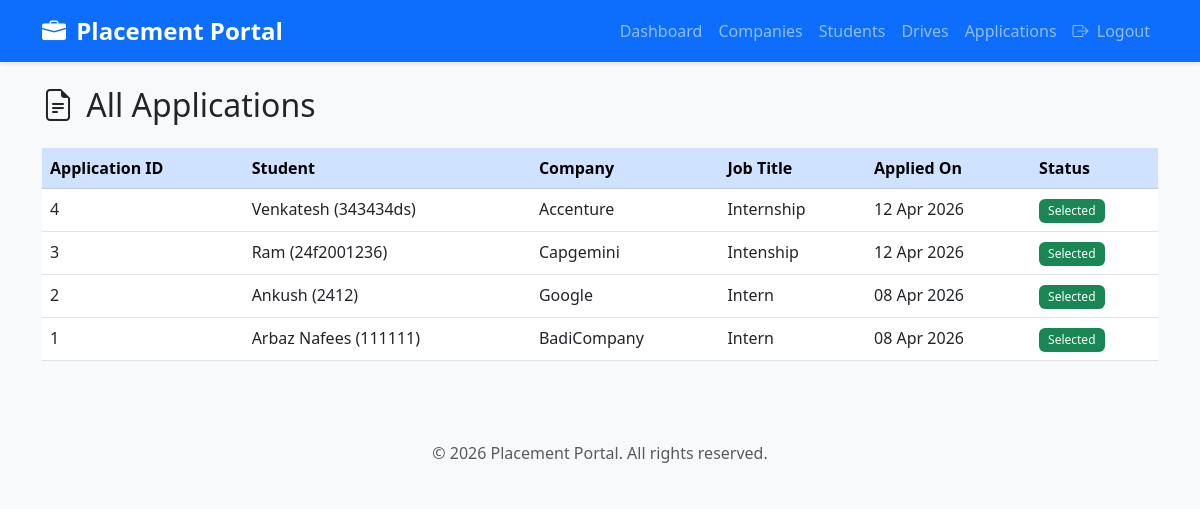
The page /admin/applications (signed in) on the database its author committed.
### models.py (models this page shows, shortened)
class Application(db.Model):
    __tablename__ = 'application'
    id = db.Column(db.Integer, primary_key=True)
    student_id = db.Column(db.Integer, db.ForeignKey('student.id'), nullable=False)
    drive_id = db.Column(db.Integer, db.ForeignKey('placement_drive.id'), nullable=False)
    application_date = db.Column(db.DateTime, default=datetime.utcnow)
    status = db.Column(db.String(20), default='Applied')  # Applied, Shortlisted, Selected, Rejected
    cover_letter = db.Column(db.Text)
    __table_args__ = (
        db.UniqueConstraint('student_id', 'drive_id', name='unique_application'),
    )

class Student(UserMixin, db.Model):
    __tablename__ = 'student'
    id = db.Column(db.Integer, primary_key=True)
    roll_number = db.Column(db.String(20), unique=True, nullable=False)
    name = db.Column(db.String(100), nullable=False)
    email = db.Column(db.String(120), unique=True, nullable=False)
    password_hash = db.Column(db.String(200), nullable=False)
    phone = db.Column(db.String(15), nullable=False)
    department = db.Column(db.String(100), nullable=False)
    cgpa = db.Column(db.Float, nullable=False)
    graduation_year = db.Column(db.Integer, nullable=False)
    resume_path = db.Column(db.String(200))  # Path to uploaded resume
    skills = db.Column(db.Text)  # Comma-separated skills
    is_blacklisted = db.Column(db.Boolean, default=False)
    created_at = db.Column(db.DateTime, default=datetime.utcnow)
    applications = db.relationship('Application', backref='student', lazy=True, cascade='all, delete-orphan')

class Company(UserMixin, db.Model):
    __tablename__ = 'company'
    id = db.Column(db.Integer, primary_key=True)
    company_name = db.Column(db.String(100), nullable=False)
    email = db.Column(db.String(120), unique=True, nullable=False)
    password_hash = db.Column(db.String(200), nullable=False)
    hr_name = db.Column(db.String(100), nullable=False)
    hr_contact = db.Column(db.String(15), nullable=False)
    website = db.Column(db.String(200))
    description = db.Column(db.Text)
    is_approved = db.Column(db.Boolean, default=False)  # Admin approval required
    is_blacklisted = db.Column(db.Boolean, default=False)
    created_at = db.Column(db.DateTime, default=datetime.utcnow)
    placement_drives = db.relationship('PlacementDrive', backref='company', lazy=True, cascade='all, delete-orphan')

class PlacementDrive(db.Model):
    __tablename__ = 'placement_drive'
    id = db.Column(db.Integer, primary_key=True)
    company_id = db.Column(db.Integer, db.ForeignKey('company.id'), nullable=False)
    job_title = db.Column(db.String(100), nullable=False)
    job_description = db.Column(db.Text, nullable=False)
    eligibility_criteria = db.Column(db.Text, nullable=False)  # e.g., "CGPA >= 7.0"
    min_cgpa = db.Column(db.Float, default=0.0)
    salary_package = db.Column(db.String(50))  # e.g., "10-12 LPA"
    job_location = db.Column(db.String(100))
    application_deadline = db.Column(db.DateTime, nullable=False)
    status = db.Column(db.String(20), default='Pending')  # Pending, Approved, Closed, Rejected
    created_at = db.Column(db.DateTime, default=datetime.utcnow)
    applications = db.relationship('Application', backref='placement_drive', lazy=True, cascade='all, delete-orphan')

### app.py (the view)
@app.route('/admin/applications')
@login_required
def admin_applications():
    if not isinstance(current_user, Admin):
        flash('Unauthorized access!', 'danger')
        return redirect(url_for('index'))
    applications = Application.query.order_by(Application.application_date.desc()).all()
    return render_template('admin/applications.html', applications=applications)

### app.py (called while the page is built)
@login_manager.user_loader
def load_user(user_id):
    if user_id.startswith('admin_'):
        return Admin.query.get(int(user_id.split('_')[1]))
    elif user_id.startswith('company_'):
        return Company.query.get(int(user_id.split('_')[1]))
    elif user_id.startswith('student_'):
        return Student.query.get(int(user_id.split('_')[1]))
    return None

### templates/admin/applications.html (shortened to what this page needs)
{% extends "base.html" %}
{% block content %}
<h2 class="mb-4"><i class="bi bi-file-earmark-text"></i> All Applications</h2>
<div class="table-responsive">
    <table class="table table-hover">
        <thead class="table-primary">
            <tr>
                <th>Application ID</th>
                <th>Student</th>
                <th>Company</th>
                <th>Job Title</th>
                <th>Applied On</th>
                <th>Status</th>
            </tr>
        </thead>
        <tbody>
            {% for application in applications %}
            <tr>
                <td>{{ application.id }}</td>
                <td>{{ application.student.name }} ({{ application.student.roll_number }})</td>
                <td>{{ application.placement_drive.company.company_name }}</td>
                <td>{{ application.placement_drive.job_title }}</td>
                <td>{{ application.application_date.strftime('%d %b %Y') }}</td>
                <td>
                    {% if application.status == 'Selected' %}
                        <span class="badge bg-success">{{ application.status }}</span>
                    {% elif application.status == 'Shortlisted' %}
                        <span class="badge bg-info">{{ application.status }}</span>
                    {% elif application.status == 'Rejected' %}
                        <span class="badge bg-danger">{{ application.status }}</span>
                    {% else %}
                        <span class="badge bg-warning">{{ application.status }}</span>
                    {% endif %}
                </td>
            </tr>
            {% endfor %}
        </tbody>
    </table>
</div>
{% endblock %}

### static/css/style.css (style rules this page uses)
body { font-family: 'Segoe UI', Tahoma, Geneva, Verdana, sans-serif; background-color: #f8f9fa; }
.badge { padding: 0.5em 0.75em; font-weight: 500; }
thead { position: sticky; top: 0; z-index: 10; }
.bi { margin-right: 0.25rem; }
.table-hover tbody tr { cursor: pointer; }

### rows shown on the page
Application: id "4", student.name "Venkatesh", student.roll_number "343434ds", placement_drive.company.company_name "Accenture", placement_drive.job_title "Internship", application_date "12 Apr 2026", status "Selected"
Application: id "3", student.name "Ram", student.roll_number "24f2001236", placement_drive.company.company_name "Capgemini", placement_drive.job_title "Intenship", application_date "12 Apr 2026", status "Selected"
Application: id "2", student.name "Ankush", student.roll_number "2412", placement_drive.company.company_name "Google", placement_drive.job_title "Intern", application_date "08 Apr 2026", status "Selected"
Application: id "1", student.name "Arbaz Nafees", student.roll_number "111111", placement_drive.company.company_name "BadiCompany", placement_drive.job_title "Intern", application_date "08 Apr 2026", status "Selected"
